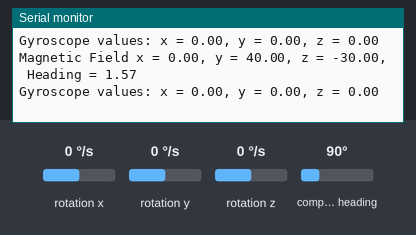
Bench run of a sketch on a simulated Arduino Nano 33 BLE. Parts: the last lines printed to the serial monitor. The test bench sets the inputs (shaded band); at power-on: rotation x 0 °/s, rotation y 0 °/s, rotation z 0 °/s, compass heading 90°.

Above: at 1.2 s.
1.3 s: rotation x set to -192 °/s
At 1.7 s:
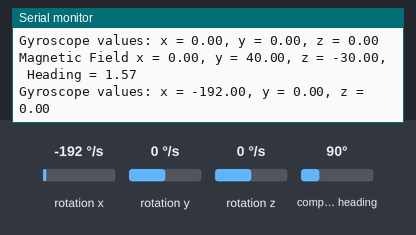
2.8 s: rotation y set to -192 °/s
At 2.97 s:
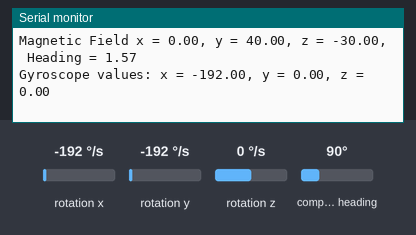
4.3 s: rotation z set to -192 °/s
At 4.49 s:
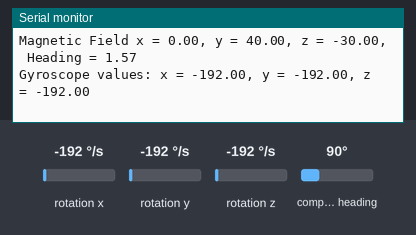
5.8 s: compass heading set to 7°
At 6.01 s:
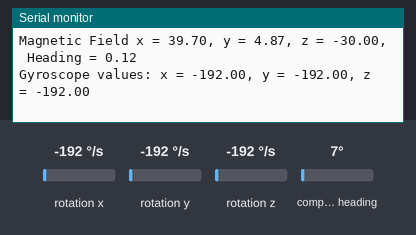

Measured:
- after the input at 1.3 s, the serial monitor: prints a new line after 0.22 s (image 1)
- after the input at 4.3 s, the serial monitor: prints a new line at once (image 3)
- after the input at 5.8 s, the serial monitor: prints a new line at once (image 4)

The sketch:

NanoBLE_Gyroscope_and_Magnetometer.ino
```cpp
#include <Arduino_LSM9DS1.h>
float magX, magY, magZ, ledvalue;
float gyX, gyY, gyZ;

void setup() {
  // put your setup code here, to run once:
  IMU.begin();
  Serial.begin(9600);
}

void loop() {
  // really only x important for compass application (?)
  if (IMU.magneticFieldAvailable()){
    IMU.readMagneticField(magX, magY, magZ);
    Serial.print("Magnetic Field x = ");
    Serial.print(magX);
    Serial.print(", y = ");
    Serial.print(magY);
    Serial.print(", z = ");
    Serial.print(magZ);

    double headRad = atan2(magY, magX);
    Serial.print(", Heading = ");
    Serial.println(headRad);
  }
//  else{
//    Serial.println("Magnetometer Failed!");
//  }
  if (IMU.gyroscopeAvailable()){
    IMU.readGyroscope(gyX, gyY, gyZ);
    Serial.print("Gyroscope values: x = ");
    Serial.print(gyX);
    Serial.print(", y = ");
    Serial.print(gyY);
    Serial.print(", z = ");
    Serial.println(gyZ);
  }
//
delay(250);
}
```
